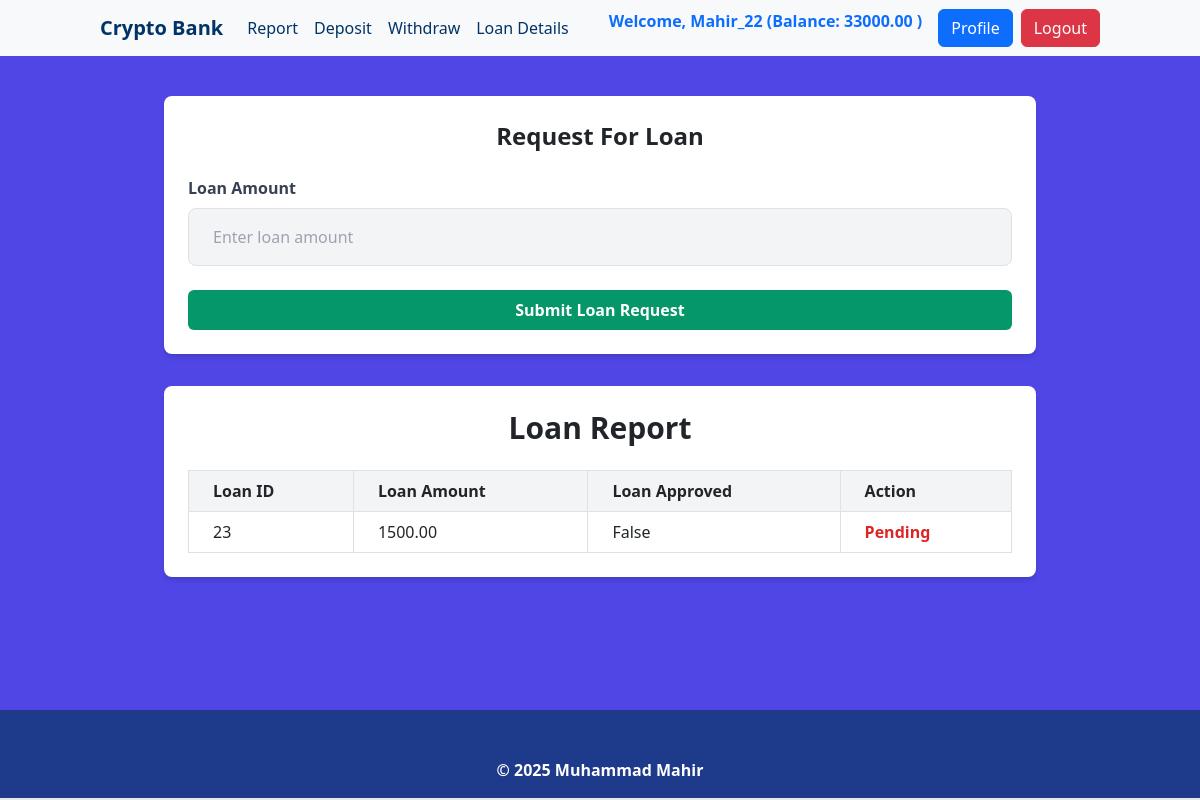
/transactions/loans/ (signed in), run on the app's committed database.
### accounts/models.py (models this page shows, shortened)
class UserBankAccount(models.Model):
    user = models.OneToOneField(User, related_name='account', on_delete=models.CASCADE)
    account_type = models.CharField(max_length=10, choices=ACCOUNT_TYPE)
    account_no = models.IntegerField(unique=True)
    birth_date = models.DateField(null=True, blank=True)
    gender = models.CharField(max_length=10, choices=GENDER_TYPE)
    initial_deposite_date = models.DateField(auto_now_add=True)
    balance = models.DecimalField(default=0, max_digits=12, decimal_places=2)

### transactions/models.py (models this page shows)
class Transactions(models.Model):
    account = models.ForeignKey(UserBankAccount, related_name='transactions', on_delete=models.CASCADE)
    amount = models.DecimalField(decimal_places=2, max_digits=12)
    balance_after_transaction = models.DecimalField(decimal_places=2, max_digits=12)
    transaction_type = models.IntegerField(choices=TRANSACTION_TYPE, null=True)
    timestamp = models.DateTimeField(auto_now_add=True)
    loan_approve = models.BooleanField(default=False)
    class Meta:
        ordering = ['timestamp']

### transactions/views.py (the view)
# urls.py: path("loans/", LoanListView.as_view(), name="loan_list"),
class LoanListView(LoginRequiredMixin, ListView):
    model = Transactions
    template_name = 'transactions/loan_request.html'
    context_object_name = 'loans'
    def get_queryset(self):
        return Transactions.objects.filter(
            account=self.request.user.account, transaction_type=LOAN
        )

### transactions/templates/transactions/loan_request.html (shortened to what this page needs)
{% extends 'base.html' %} {% block head_title %}Request For Loan{% endblock %}
{% block content %}
<div class="container mx-auto mt-10 max-w-4xl">
  <div class="bg-white shadow-md rounded-lg p-6 mb-8">
    <h2 class="text-2xl font-bold text-center mb-6">Request For Loan</h2>
    <form
      method="post"
      action="{% url 'transactions:loan_request' %}"
      novalidate
    >
      <div class="mb-4">
        <label for="amount" class="block text-gray-700 font-semibold mb-2">
          Loan Amount
        </label>
        <input
          type="number"
          name="amount"
          id="amount"
          required
          placeholder="Enter loan amount"
          class="w-full px-4 py-3 bg-gray-100 rounded-lg border border-gray-300 focus:outline-none focus:ring-2 focus:ring-green-500"
        />
      </div>
      <button
        type="submit"
        class="w-full bg-green-600 hover:bg-green-700 text-white font-bold py-2 px-4 rounded transition"
      >
        Submit Loan Request
      </button>
    </form>
  </div>
  <div class="bg-white shadow-md rounded-lg p-6 mb-20 overflow-x-auto">
    <h2 class="text-3xl font-bold text-center mb-6">Loan Report</h2>
    <div class="min-w-full">
      <table class="min-w-full border border-gray-300">
        <thead>
          <tr class="bg-gray-100">
            <th class="px-4 py-2 border">Loan ID</th>
            <th class="px-4 py-2 border">Loan Amount</th>
            <th class="px-4 py-2 border">Loan Approved</th>
            <th class="px-4 py-2 border">Action</th>
          </tr>
        </thead>
        <tbody>
          {% for loan in loans %}
          <tr>
            <td class="px-4 py-2 border">{{ loan.id }}</td>
            <td class="px-4 py-2 border">{{ loan.amount }}</td>
            <td class="px-4 py-2 border">{{ loan.loan_approve }}</td>
            <td class="px-4 py-2 border">
              {% if loan.loan_approve %}
              <a
                href="{% url 'transactions:pay' loan.id %}"
                class="bg-blue-600 hover:bg-blue-700 text-white px-3 py-1 rounded"
              >
                Pay
              </a>
              {% else %}
              <span class="text-red-600 font-semibold">Pending</span>
              {% endif %}
            </td>
          </tr>
          {% empty %}
          <tr>
            <td colspan="4" class="text-center py-4 text-gray-500">
              No loans found.
            </td>
          </tr>
          {% endfor %}
        </tbody>
      </table>
    </div>
  </div>
</div>
{% endblock %}

### core/templates/navbar.html (shortened to what this page needs)
<nav class="navbar navbar-expand-lg navbar-light bg-light">
  <div class="container">
    <a class="navbar-brand" href="#">Crypto Bank</a>
    <div class="collapse navbar-collapse" id="navbarNav">
      {% if user.is_authenticated %}
      <div class="navbar-nav me-auto">
        <a class="nav-item nav-link custom-blue " href="{% url 'transactions:transaction_report' %}">Report</a>
        <a class="nav-item nav-link custom-blue" href="{% url 'transactions:deposit_money' %}">Deposit</a>
        <a class="nav-item nav-link custom-blue" href="{% url 'transactions:withdraw_money' %}">Withdraw</a>
        <a class="nav-item nav-link custom-blue" href="{% url 'transactions:loan_list' %}">Loan Details</a>
      </div>
      <div class="d-flex ms-auto">
        <span class="me-3 fw-bold text-primary">
          Welcome, {{ user.username }} (Balance: {{ user.account.balance| default:"0.00" | floatformat:2}} )
        </span>
        <a href="{% url 'profile' %}" class="btn btn-primary me-2">Profile</a>
        <form method="post" action="{% url 'logout' %}" class="d-inline">
          <button type="submit" class="btn btn-danger">Logout</button>
        </form>
      </div>
      {% else %}
      <div class="d-flex ms-auto">
        <a href="{% url 'login' %}" class="btn btn-primary me-2">Login</a>
        <a href="{% url 'register' %}" class="btn btn-success">Register</a>
      </div>
      {% endif %}
    </div>
  </div>
</nav>

### core/templates/navbar.html (style rules this page uses)
.navbar-light .navbar-nav .nav-link { color: #003366 !important; font-weight: 500; }
.navbar-brand { color: #003366 !important; font-weight: 700; }

### data on the page
Transactions: id "23", amount "1500.00", loan_approve "False", shows "Pending"

### other printed values
{{ user.username }} "Mahir_22"
{{ user.account.balance| default:"0.00" | floatformat:2 }} "33000.00"
